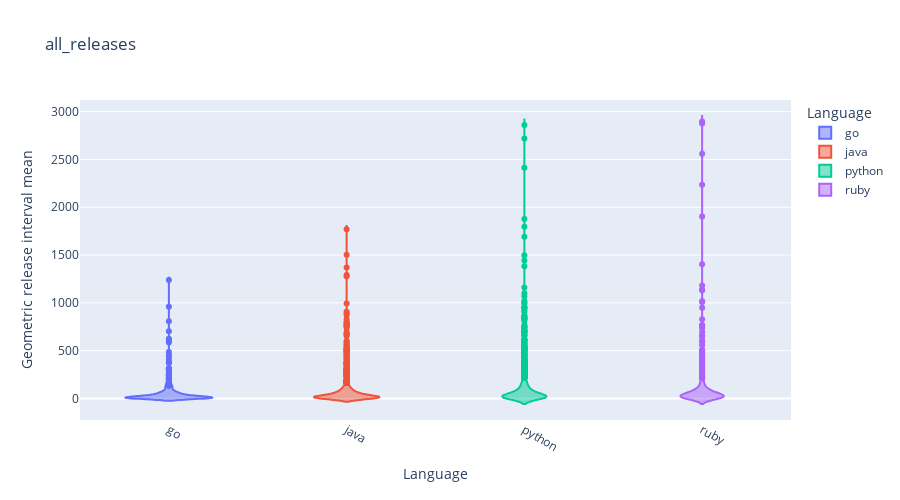
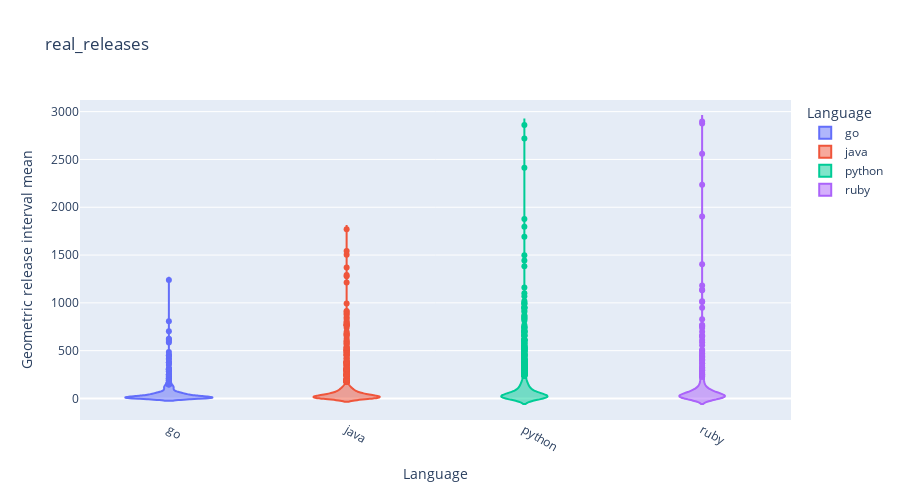
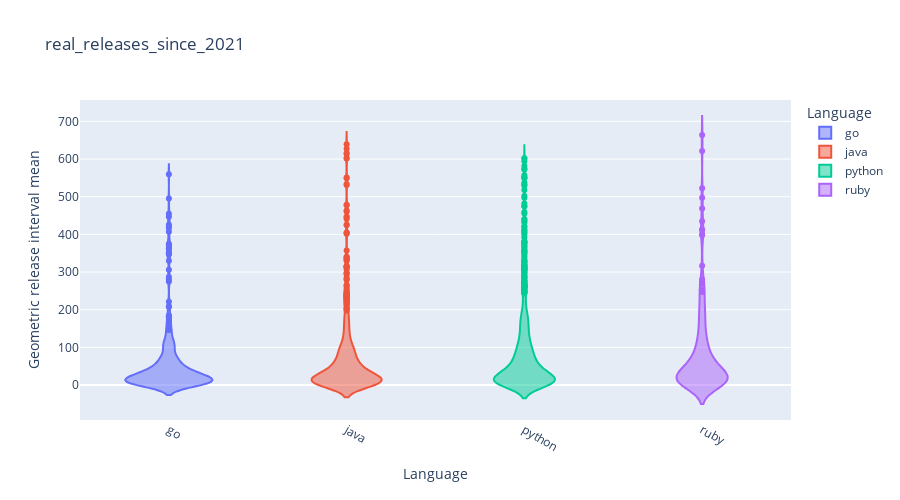
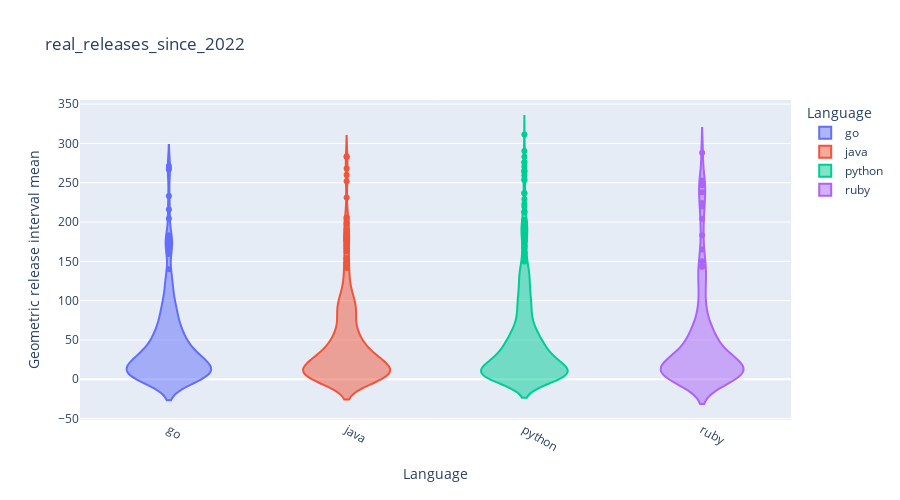

Notebook code cell kept with these figures, in order:
### Code cell
from plotly.express import violin

def plotViolin (release_df, plot_title):
    fig = violin(release_df, x="language", y="release_dates_diffs_gmean", color="language", title=plot_title,
             labels={"language": "Language", "release_dates_diffs_gmean": "Geometric release interval mean"}, height=500, log_y=False)
    fig.update_xaxes(tickangle=30)
    fig.show()

plotViolin(all_releases, "all_releases")
plotViolin(real_releases, "real_releases")
plotViolin(real_releases_since_2021, "real_releases_since_2021")
plotViolin(real_releases_since_2022, "real_releases_since_2022")

### Figure 1 — Plotly figure (JSON) as saved in the notebook; plotly's stock layout.template omitted (floating-point values rounded to 4 significant figures; data arrays with more than 128 entries replaced by an {"elided": "..."} marker saying what was removed)
{"data": [{"alignmentgroup": "True", "box": {"visible": false}, "hovertemplate": "Language=%{x}<br>Geometric release interval mean=%{y}<extra></extra>", "legendgroup": "go", "marker": {"color": "#636efa"}, "name": "go", "offsetgroup": "go", "orientation": "v", "scalegroup": "True", "showlegend": true, "type": "violin", "x": {"elided": "559 str values"}, "x0": " ", "xaxis": "x", "y": {"elided": "559 float values"}, "y0": " ", "yaxis": "y"}, {"alignmentgroup": "True", "box": {"visible": false}, "hovertemplate": "Language=%{x}<br>Geometric release interval mean=%{y}<extra></extra>", "legendgroup": "java", "marker": {"color": "#EF553B"}, "name": "java", "offsetgroup": "java", "orientation": "v", "scalegroup": "True", "showlegend": true, "type": "violin", "x": {"elided": "1190 str values"}, "x0": " ", "xaxis": "x", "y": {"elided": "1190 float values"}, "y0": " ", "yaxis": "y"}, {"alignmentgroup": "True", "box": {"visible": false}, "hovertemplate": "Language=%{x}<br>Geometric release interval mean=%{y}<extra></extra>", "legendgroup": "python", "marker": {"color": "#00cc96"}, "name": "python", "offsetgroup": "python", "orientation": "v", "scalegroup": "True", "showlegend": true, "type": "violin", "x": {"elided": "2085 str values"}, "x0": " ", "xaxis": "x", "y": {"elided": "2085 float values"}, "y0": " ", "yaxis": "y"}, {"alignmentgroup": "True", "box": {"visible": false}, "hovertemplate": "Language=%{x}<br>Geometric release interval mean=%{y}<extra></extra>", "legendgroup": "ruby", "marker": {"color": "#ab63fa"}, "name": "ruby", "offsetgroup": "ruby", "orientation": "v", "scalegroup": "True", "showlegend": true, "type": "violin", "x": {"elided": "397 str values"}, "x0": " ", "xaxis": "x", "y": {"elided": "397 float values"}, "y0": " ", "yaxis": "y"}], "layout": {"height": 500, "legend": {"title": {"text": "Language"}, "tracegroupgap": 0}, "title": {"text": "all_releases"}, "violinmode": "overlay", "xaxis": {"anchor": "y", "categoryarray": ["go", "java", "python", "ruby"], "categoryorder": "array", "domain": [0, 1], "tickangle": 30, "title": {"text": "Language"}}, "yaxis": {"anchor": "x", "domain": [0, 1], "title": {"text": "Geometric release interval mean"}}}}

### Figure 2 — Plotly figure (JSON) as saved in the notebook; plotly's stock layout.template omitted (floating-point values rounded to 4 significant figures; data arrays with more than 128 entries replaced by an {"elided": "..."} marker saying what was removed)
{"data": [{"alignmentgroup": "True", "box": {"visible": false}, "hovertemplate": "Language=%{x}<br>Geometric release interval mean=%{y}<extra></extra>", "legendgroup": "go", "marker": {"color": "#636efa"}, "name": "go", "offsetgroup": "go", "orientation": "v", "scalegroup": "True", "showlegend": true, "type": "violin", "x": {"elided": "543 str values"}, "x0": " ", "xaxis": "x", "y": {"elided": "543 float values"}, "y0": " ", "yaxis": "y"}, {"alignmentgroup": "True", "box": {"visible": false}, "hovertemplate": "Language=%{x}<br>Geometric release interval mean=%{y}<extra></extra>", "legendgroup": "java", "marker": {"color": "#EF553B"}, "name": "java", "offsetgroup": "java", "orientation": "v", "scalegroup": "True", "showlegend": true, "type": "violin", "x": {"elided": "1152 str values"}, "x0": " ", "xaxis": "x", "y": {"elided": "1152 float values"}, "y0": " ", "yaxis": "y"}, {"alignmentgroup": "True", "box": {"visible": false}, "hovertemplate": "Language=%{x}<br>Geometric release interval mean=%{y}<extra></extra>", "legendgroup": "python", "marker": {"color": "#00cc96"}, "name": "python", "offsetgroup": "python", "orientation": "v", "scalegroup": "True", "showlegend": true, "type": "violin", "x": {"elided": "2012 str values"}, "x0": " ", "xaxis": "x", "y": {"elided": "2012 float values"}, "y0": " ", "yaxis": "y"}, {"alignmentgroup": "True", "box": {"visible": false}, "hovertemplate": "Language=%{x}<br>Geometric release interval mean=%{y}<extra></extra>", "legendgroup": "ruby", "marker": {"color": "#ab63fa"}, "name": "ruby", "offsetgroup": "ruby", "orientation": "v", "scalegroup": "True", "showlegend": true, "type": "violin", "x": {"elided": "394 str values"}, "x0": " ", "xaxis": "x", "y": {"elided": "394 float values"}, "y0": " ", "yaxis": "y"}], "layout": {"height": 500, "legend": {"title": {"text": "Language"}, "tracegroupgap": 0}, "title": {"text": "real_releases"}, "violinmode": "overlay", "xaxis": {"anchor": "y", "categoryarray": ["go", "java", "python", "ruby"], "categoryorder": "array", "domain": [0, 1], "tickangle": 30, "title": {"text": "Language"}}, "yaxis": {"anchor": "x", "domain": [0, 1], "title": {"text": "Geometric release interval mean"}}}}

### Figure 3 — Plotly figure (JSON) as saved in the notebook; plotly's stock layout.template omitted (floating-point values rounded to 4 significant figures; data arrays with more than 128 entries replaced by an {"elided": "..."} marker saying what was removed)
{"data": [{"alignmentgroup": "True", "box": {"visible": false}, "hovertemplate": "Language=%{x}<br>Geometric release interval mean=%{y}<extra></extra>", "legendgroup": "go", "marker": {"color": "#636efa"}, "name": "go", "offsetgroup": "go", "orientation": "v", "scalegroup": "True", "showlegend": true, "type": "violin", "x": {"elided": "358 str values"}, "x0": " ", "xaxis": "x", "y": {"elided": "358 float values"}, "y0": " ", "yaxis": "y"}, {"alignmentgroup": "True", "box": {"visible": false}, "hovertemplate": "Language=%{x}<br>Geometric release interval mean=%{y}<extra></extra>", "legendgroup": "java", "marker": {"color": "#EF553B"}, "name": "java", "offsetgroup": "java", "orientation": "v", "scalegroup": "True", "showlegend": true, "type": "violin", "x": {"elided": "617 str values"}, "x0": " ", "xaxis": "x", "y": {"elided": "617 float values"}, "y0": " ", "yaxis": "y"}, {"alignmentgroup": "True", "box": {"visible": false}, "hovertemplate": "Language=%{x}<br>Geometric release interval mean=%{y}<extra></extra>", "legendgroup": "python", "marker": {"color": "#00cc96"}, "name": "python", "offsetgroup": "python", "orientation": "v", "scalegroup": "True", "showlegend": true, "type": "violin", "x": {"elided": "1203 str values"}, "x0": " ", "xaxis": "x", "y": {"elided": "1203 float values"}, "y0": " ", "yaxis": "y"}, {"alignmentgroup": "True", "box": {"visible": false}, "hovertemplate": "Language=%{x}<br>Geometric release interval mean=%{y}<extra></extra>", "legendgroup": "ruby", "marker": {"color": "#ab63fa"}, "name": "ruby", "offsetgroup": "ruby", "orientation": "v", "scalegroup": "True", "showlegend": true, "type": "violin", "x": {"elided": "188 str values"}, "x0": " ", "xaxis": "x", "y": {"elided": "188 float values"}, "y0": " ", "yaxis": "y"}], "layout": {"height": 500, "legend": {"title": {"text": "Language"}, "tracegroupgap": 0}, "title": {"text": "real_releases_since_2021"}, "violinmode": "overlay", "xaxis": {"anchor": "y", "categoryarray": ["go", "java", "python", "ruby"], "categoryorder": "array", "domain": [0, 1], "tickangle": 30, "title": {"text": "Language"}}, "yaxis": {"anchor": "x", "domain": [0, 1], "title": {"text": "Geometric release interval mean"}}}}

### Figure 4 — Plotly figure (JSON) as saved in the notebook; plotly's stock layout.template omitted (floating-point values rounded to 4 significant figures; data arrays with more than 128 entries replaced by an {"elided": "..."} marker saying what was removed)
{"data": [{"alignmentgroup": "True", "box": {"visible": false}, "hovertemplate": "Language=%{x}<br>Geometric release interval mean=%{y}<extra></extra>", "legendgroup": "go", "marker": {"color": "#636efa"}, "name": "go", "offsetgroup": "go", "orientation": "v", "scalegroup": "True", "showlegend": true, "type": "violin", "x": {"elided": "243 str values"}, "x0": " ", "xaxis": "x", "y": {"elided": "243 float values"}, "y0": " ", "yaxis": "y"}, {"alignmentgroup": "True", "box": {"visible": false}, "hovertemplate": "Language=%{x}<br>Geometric release interval mean=%{y}<extra></extra>", "legendgroup": "java", "marker": {"color": "#EF553B"}, "name": "java", "offsetgroup": "java", "orientation": "v", "scalegroup": "True", "showlegend": true, "type": "violin", "x": {"elided": "367 str values"}, "x0": " ", "xaxis": "x", "y": {"elided": "367 float values"}, "y0": " ", "yaxis": "y"}, {"alignmentgroup": "True", "box": {"visible": false}, "hovertemplate": "Language=%{x}<br>Geometric release interval mean=%{y}<extra></extra>", "legendgroup": "python", "marker": {"color": "#00cc96"}, "name": "python", "offsetgroup": "python", "orientation": "v", "scalegroup": "True", "showlegend": true, "type": "violin", "x": {"elided": "749 str values"}, "x0": " ", "xaxis": "x", "y": {"elided": "749 float values"}, "y0": " ", "yaxis": "y"}, {"alignmentgroup": "True", "box": {"visible": false}, "hovertemplate": "Language=%{x}<br>Geometric release interval mean=%{y}<extra></extra>", "legendgroup": "ruby", "marker": {"color": "#ab63fa"}, "name": "ruby", "offsetgroup": "ruby", "orientation": "v", "scalegroup": "True", "showlegend": true, "type": "violin", "x": ["ruby", "ruby", "ruby", "ruby", "ruby", "ruby", "ruby", "ruby", "ruby", "ruby", "ruby", "ruby", "ruby", "ruby", "ruby", "ruby", "ruby", "ruby", "ruby", "ruby", "ruby", "ruby", "ruby", "ruby", "ruby", "ruby", "ruby", "ruby", "ruby", "ruby", "ruby", "ruby", "ruby", "ruby", "ruby", "ruby", "ruby", "ruby", "ruby", "ruby", "ruby", "ruby", "ruby", "ruby", "ruby", "ruby", "ruby", "ruby", "ruby", "ruby", "ruby", "ruby", "ruby", "ruby", "ruby", "ruby", "ruby", "ruby", "ruby", "ruby", "ruby", "ruby", "ruby", "ruby", "ruby", "ruby", "ruby", "ruby", "ruby", "ruby", "ruby", "ruby", "ruby", "ruby", "ruby", "ruby", "ruby", "ruby", "ruby", "ruby", "ruby", "ruby", "ruby", "ruby", "ruby", "ruby", "ruby", "ruby", "ruby", "ruby", "ruby", "ruby", "ruby", "ruby", "ruby", "ruby", "ruby", "ruby", "ruby", "ruby", "ruby", "ruby", "ruby", "ruby", "ruby", "ruby", "ruby", "ruby", "ruby", "ruby", "ruby", "ruby"], "x0": " ", "xaxis": "x", "y": [72.21, 25.09, 126.9, 1.309, 34.93, 87.04, 21.05, 15.93, 30.51, 8.107, 22.29, 12.14, 7.054, 2.742, 0.4753, 0.9339, 65.15, 288.1, 5.431, 62.06, 29.34, 30.43, 14.93, 6.711, 3.047, 20.08, 19.0, 8.736, 250.9, 6.972, 4.089, 5.384, 26.55, 1.427, 11.42, 9.278, 63.91, 23.16, 37.31, 41.14, 237.9, 63.91, 19.46, 101.7, 0.9253, 252.8, 143.9, 9.659, 32.16, 3.757, 0, 71.94, 40.95, 63.47, 10.76, 3.317, 13.81, 119.2, 53.18, 34.09, 52.13, 87.9, 31.35, 117.9, 0.2204, 150.0, 11.06, 7.521, 219.9, 14.55, 38.72, 133.1, 47.87, 94.78, 5.964, 51.07, 15.29, 7.335, 11.36, 5.667, 0.5996, 25.92, 3.709, 21.45, 183.1, 57.6, 9.278, 51.13, 246.8, 16.15, 38.17, 12.58, 47.21, 4.749, 8.629, 22.23, 2.065, 224.2, 19.29, 143.0, 10.94, 49.87, 1.766, 10.38, 204.1, 14.17, 0.005958, 21.59, 9.793, 165.0, 25.03, 23.07], "y0": " ", "yaxis": "y"}], "layout": {"height": 500, "legend": {"title": {"text": "Language"}, "tracegroupgap": 0}, "title": {"text": "real_releases_since_2022"}, "violinmode": "overlay", "xaxis": {"anchor": "y", "categoryarray": ["go", "java", "python", "ruby"], "categoryorder": "array", "domain": [0, 1], "tickangle": 30, "title": {"text": "Language"}}, "yaxis": {"anchor": "x", "domain": [0, 1], "title": {"text": "Geometric release interval mean"}}}}
